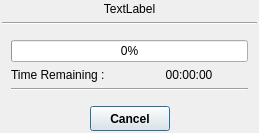
<?xml version="1.0" encoding="UTF-8"?>
<ui version="4.0">
 <class>ProgressDialog</class>
 <widget class="QDialog" name="ProgressDialog">
  <property name="geometry">
   <rect>
    <x>0</x>
    <y>0</y>
    <width>259</width>
    <height>116</height>
   </rect>
  </property>
  <property name="windowTitle">
   <string>Dialog</string>
  </property>
  <layout class="QVBoxLayout" name="verticalLayout_2">
   <property name="margin">
    <number>2</number>
   </property>
   <item>
    <widget class="QLabel" name="InfoLabel">
     <property name="text">
      <string>TextLabel</string>
     </property>
     <property name="alignment">
      <set>Qt::AlignCenter</set>
     </property>
    </widget>
   </item>
   <item>
    <widget class="Line" name="line">
     <property name="orientation">
      <enum>Qt::Horizontal</enum>
     </property>
    </widget>
   </item>
   <item>
    <widget class="QWidget" name="ProgressWidget" native="true">
     <layout class="QVBoxLayout" name="verticalLayout">
      <item>
       <widget class="QProgressBar" name="ProgressBar">
        <property name="value">
         <number>0</number>
        </property>
       </widget>
      </item>
      <item>
       <layout class="QHBoxLayout" name="horizontalLayout_2">
        <property name="spacing">
         <number>0</number>
        </property>
        <item>
         <widget class="QLabel" name="label">
          <property name="sizePolicy">
           <sizepolicy hsizetype="Minimum" vsizetype="Preferred">
            <horstretch>0</horstretch>
            <verstretch>0</verstretch>
           </sizepolicy>
          </property>
          <property name="text">
           <string>Time Remaining : </string>
          </property>
         </widget>
        </item>
        <item>
         <widget class="QLabel" name="TimeRemainingLabel">
          <property name="text">
           <string>00:00:00</string>
          </property>
          <property name="alignment">
           <set>Qt::AlignCenter</set>
          </property>
         </widget>
        </item>
       </layout>
      </item>
      <item>
       <widget class="Line" name="line_2">
        <property name="orientation">
         <enum>Qt::Horizontal</enum>
        </property>
       </widget>
      </item>
     </layout>
    </widget>
   </item>
   <item>
    <layout class="QHBoxLayout" name="horizontalLayout">
     <item>
      <spacer name="horizontalSpacer_2">
       <property name="orientation">
        <enum>Qt::Horizontal</enum>
       </property>
       <property name="sizeHint" stdset="0">
        <size>
         <width>40</width>
         <height>20</height>
        </size>
       </property>
      </spacer>
     </item>
     <item>
      <widget class="QPushButton" name="CancelButton">
       <property name="minimumSize">
        <size>
         <width>0</width>
         <height>25</height>
        </size>
       </property>
       <property name="maximumSize">
        <size>
         <width>16777215</width>
         <height>25</height>
        </size>
       </property>
       <property name="font">
        <font>
         <weight>75</weight>
         <bold>true</bold>
        </font>
       </property>
       <property name="text">
        <string>Cancel</string>
       </property>
       <property name="icon">
        <iconset resource="icons.qrc">
         <normaloff>:/basic/icons/basic_cross.svg</normaloff>:/basic/icons/basic_cross.svg</iconset>
       </property>
      </widget>
     </item>
     <item>
      <spacer name="horizontalSpacer">
       <property name="orientation">
        <enum>Qt::Horizontal</enum>
       </property>
       <property name="sizeHint" stdset="0">
        <size>
         <width>40</width>
         <height>20</height>
        </size>
       </property>
      </spacer>
     </item>
    </layout>
   </item>
  </layout>
 </widget>
 <resources>
  <include location="icons.qrc"/>
 </resources>
 <connections/>
</ui>
